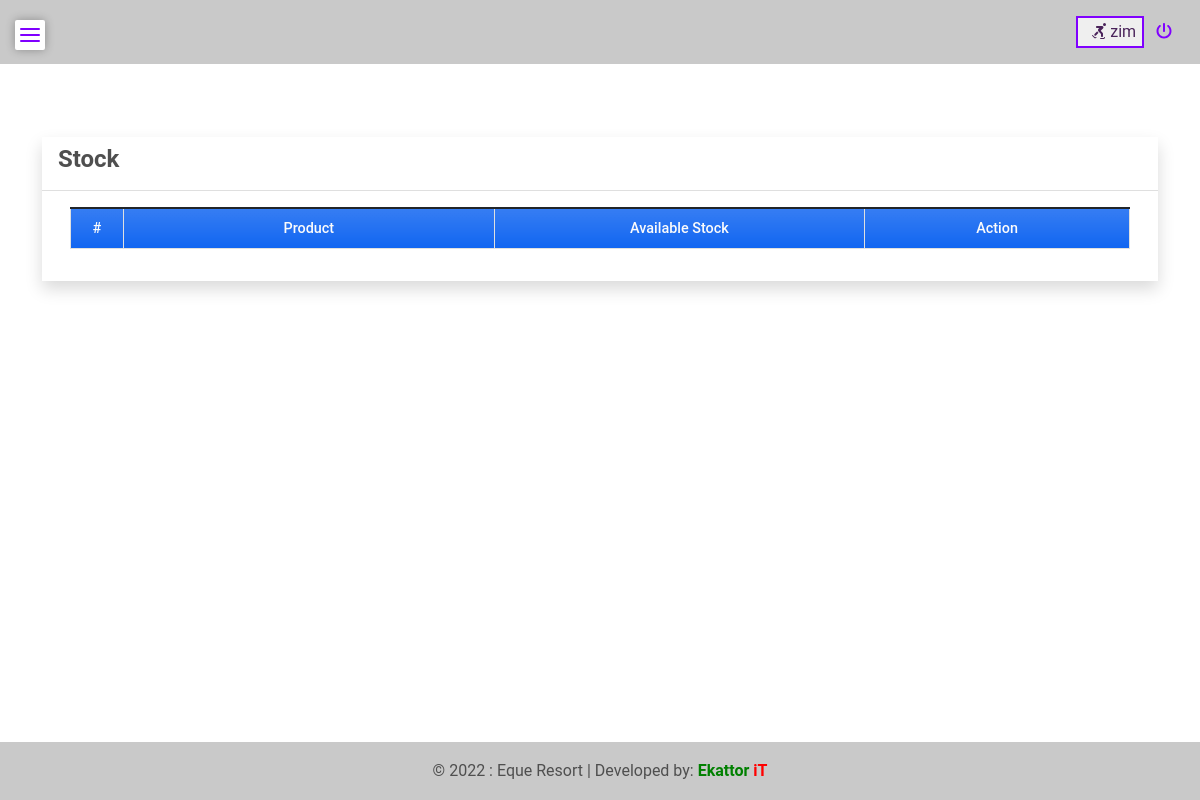
/inventory (signed in), run on an earlier commit of the app's database.
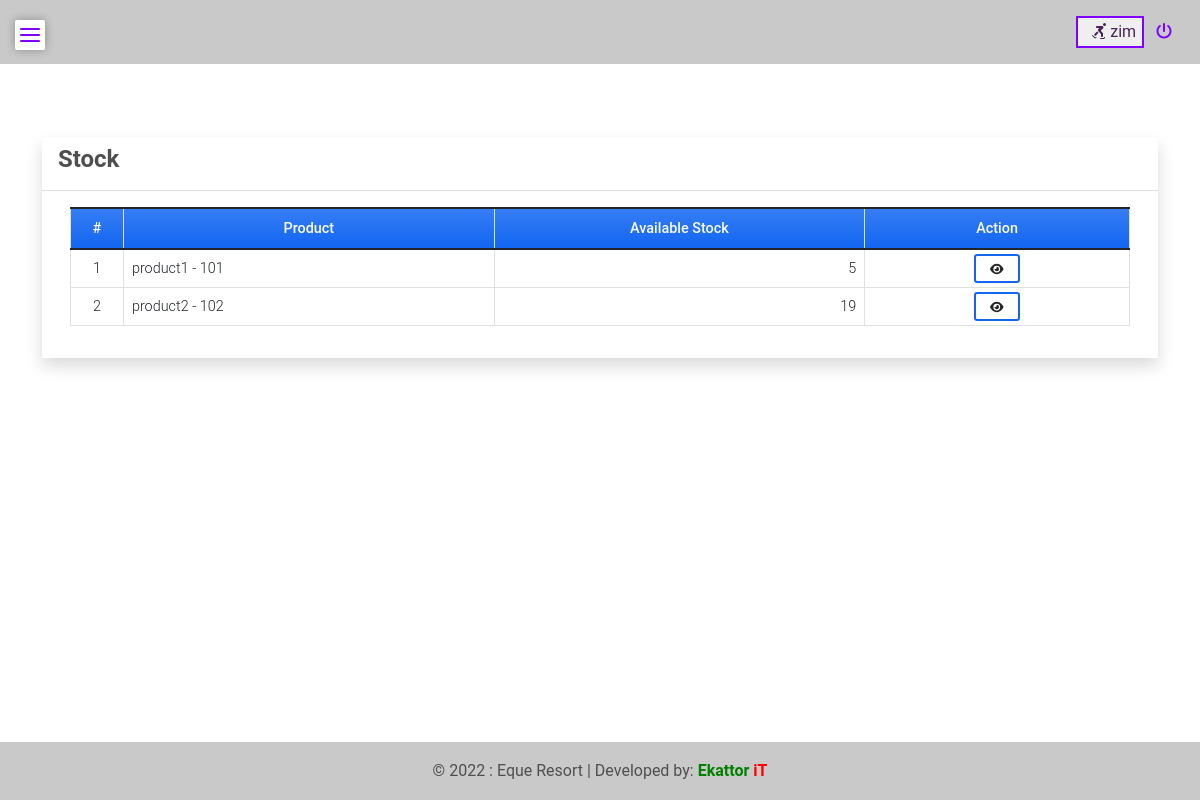
And on a later commit of the database.
### dataSet/models.py (models this page shows, shortened)
class Product(models.Model):
    code = models.CharField(max_length=100, blank=True, null=True)
    name = models.CharField(max_length=250, blank=True, null=True)
    brand = models.CharField(max_length=250, blank=True, null=True)
    unit = models.CharField(max_length=250, blank=True, null=True)
    rate = models.FloatField(default=0, blank=True, null=True)
    price = models.FloatField(default=0)
    status = models.CharField(max_length=2, choices=(('1', 'Active'), ('2', 'Inactive')), default=1)
    date_created = models.DateTimeField(default=timezone.now)
    date_updated = models.DateTimeField(auto_now=True)
    def __str__(self):
        return self.name + ' - ' + self.code
    def count_inventory(self):
        stocks = Stock.objects.filter(product=self)
        stockIn = 0
        stockOut = 0
        for stock in stocks:
            if stock.type == '1':
                stockIn = int(stockIn) + int(stock.quantity)
            else:
                stockOut = int(stockOut) + int(stock.quantity)
        available = stockIn - stockOut
        return available

class Stock(models.Model):
    product = models.ForeignKey(Product, on_delete=models.CASCADE)
    quantity = models.FloatField(default=0)
    type = models.CharField(max_length=2,choices=(('1','Stock-in'),('2','Stock-Out')), default=1)
    date_created = models.DateTimeField(default=timezone.now)
    date_updated = models.DateTimeField(auto_now=True)

### dataSet/views.py (the view)
# urls.py: path('inventory',views.inventory,name='inventory-page'),
@login_required
def inventory(request):
    context['page_title'] = 'Inventory'
    products = Product.objects.all()
    context['products'] = products
    return render(request, 'stock.html', context)

### dataSet/templates/stock.html (shortened to what this page needs)
{% extends 'base.html' %} {% load humanize %} {% block pageContent %}
<div class="col-lg-12 col-md-12 col-sm-12 col-xs-12">
    <div class="card card-default rounded-0 shadow ">
        <div class="card-header">
            <div class="d-flex w-100 align-items-center justify-content-between">
                <h4 class="card-title fw-bold">Stock</h4>
            </div>
        </div>
        <div class="card-body">
            <div class="container-fluid">
                <table class="table table-bordered" id="product-list">
                    <colgroup>
                        <col width="5%">
                        <col width="35%">
                        <col width="35%">
                        <col width="25%">
                    </colgroup>
                    <thead>
                        <tr class="bg-gradient bg-primary bg-opacity-50 text-light">
                            <th class="px-2 py-2 text-center">#</th>
                            <th class="px-2 py-2 text-center">Product</th>
                            <th class="px-2 py-2 text-center">Available Stock</th>
                            <th class="px-2 py-2 text-center">Action</th>
                        </tr>
                    </thead>
                    <tbody>
                        {% for product in products %}
                        <tr>
                            <td class="px-2 py-1 align-middle text-center">{{ forloop.counter }}</td>
                            <td class="px-2 py-1 align-middle">{{ product }}</td>
                            <td class="px-2 py-1 align-middle text-end">{{ product.count_inventory }}</td>
                            <td class="px-2 py-1 align-middle text-center">
                                <a class="btn btn-outline-primary btn-sm" href="{% url 'inventory-history-page' product.pk %}" data-id="{{ product.pk }}" title="View History">
                                    <i class="fa fa-eye text-dark"></i>
                                </a>
                            </td>
                        </tr>
                        {% endfor %}
                    </tbody>
                </table>
            </div>
        </div>
    </div>
</div>
{% endblock pageContent %}

What changed in the data, as far as the page shows it:
added Product: name+code "product1 - 101", count_inventory "5"
added Product: name+code "product2 - 102", count_inventory "19"
